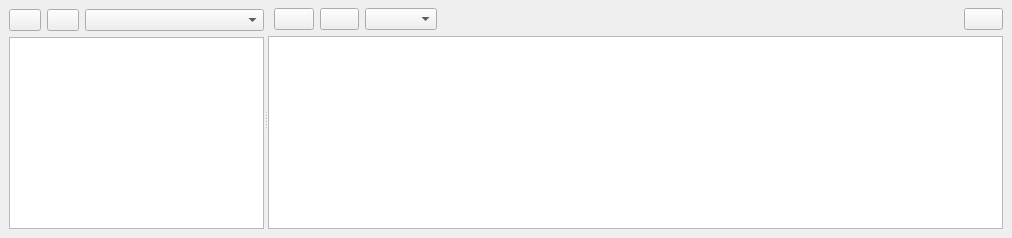
          <widget class="QWidget" name="compiledArraysTab">
           <attribute name="icon">
            <iconset resource="icons.qrc">
             <normaloff>:/Icons/icons/spmat.svg</normaloff>:/Icons/icons/spmat.svg</iconset>
           </attribute>
           <attribute name="title">
            <string>Compiled arrays</string>
           </attribute>
           <layout class="QHBoxLayout" name="horizontalLayout_7">
            <property name="leftMargin">
             <number>0</number>
            </property>
            <property name="topMargin">
             <number>0</number>
            </property>
            <property name="rightMargin">
             <number>0</number>
            </property>
            <property name="bottomMargin">
             <number>0</number>
            </property>
            <item>
             <widget class="QSplitter" name="simulationDataSplitter">
              <property name="orientation">
               <enum>Qt::Orientation::Horizontal</enum>
              </property>
              <widget class="QFrame" name="frame_28">
               <property name="frameShape">
                <enum>QFrame::Shape::NoFrame</enum>
               </property>
               <property name="frameShadow">
                <enum>QFrame::Shadow::Raised</enum>
               </property>
               <layout class="QGridLayout" name="gridLayout_19">
                <property name="rightMargin">
                 <number>0</number>
                </property>
                <item row="0" column="2" colspan="2">
                 <widget class="QComboBox" name="simulation_data_island_comboBox"/>
                </item>
                <item row="0" column="1">
                 <widget class="QPushButton" name="exportSimulationDataButton">
                  <property name="maximumSize">
                   <size>
                    <width>32</width>
                    <height>16777215</height>
                   </size>
                  </property>
                  <property name="toolTip">
                   <string>Export simulation data</string>
                  </property>
                  <property name="text">
                   <string/>
                  </property>
                  <property name="icon">
                   <iconset resource="icons.qrc">
                    <normaloff>:/Icons/icons/save.svg</normaloff>:/Icons/icons/save.svg</iconset>
                  </property>
                 </widget>
                </item>
                <item row="0" column="0">
                 <widget class="QPushButton" name="compute_simulation_data_pushButton">
                  <property name="maximumSize">
                   <size>
                    <width>32</width>
                    <height>16777215</height>
                   </size>
                  </property>
                  <property name="toolTip">
                   <string>Update the islands dispayed</string>
                  </property>
                  <property name="text">
                   <string/>
                  </property>
                  <property name="icon">
                   <iconset resource="icons.qrc">
                    <normaloff>:/Icons/icons/calculator.svg</normaloff>:/Icons/icons/calculator.svg</iconset>
                  </property>
                 </widget>
                </item>
                <item row="1" column="0" colspan="4">
                 <widget class="QTreeView" name="simulationDataStructuresTreeView">
                  <property name="animated">
                   <bool>true</bool>
                  </property>
                 </widget>
                </item>
               </layout>
              </widget>
              <widget class="QFrame" name="frame_29">
               <property name="frameShape">
                <enum>QFrame::Shape::NoFrame</enum>
               </property>
               <property name="frameShadow">
                <enum>QFrame::Shadow::Raised</enum>
               </property>
               <layout class="QGridLayout" name="gridLayout_23">
                <property name="leftMargin">
                 <number>0</number>
                </property>
                <property name="topMargin">
                 <number>8</number>
                </property>
                <item row="0" column="3">
                 <widget class="QComboBox" name="arrayModeComboBox"/>
                </item>
                <item row="0" column="5">
                 <spacer name="horizontalSpacer_23">
                  <property name="orientation">
                   <enum>Qt::Orientation::Horizontal</enum>
                  </property>
                  <property name="sizeHint" stdset="0">
                   <size>
                    <width>510</width>
                    <height>20</height>
                   </size>
                  </property>
                 </spacer>
                </item>
                <item row="1" column="0" colspan="7">
                 <widget class="QTableView" name="simulationDataStructureTableView"/>
                </item>
                <item row="0" column="1">
                 <widget class="QPushButton" name="copyArraysToNumpyButton">
                  <property name="toolTip">
                   <string>Copy to data frame to clipboard in array format</string>
                  </property>
                  <property name="text">
                   <string/>
                  </property>
                  <property name="icon">
                   <iconset resource="icons.qrc">
                    <normaloff>:/Icons/icons/array.svg</normaloff>:/Icons/icons/array.svg</iconset>
                  </property>
                 </widget>
                </item>
                <item row="0" column="6">
                 <widget class="QPushButton" name="plotArraysButton">
                  <property name="minimumSize">
                   <size>
                    <width>32</width>
                    <height>0</height>
                   </size>
                  </property>
                  <property name="toolTip">
                   <string>Plot values</string>
                  </property>
                  <property name="text">
                   <string/>
                  </property>
                  <property name="icon">
                   <iconset resource="icons.qrc">
                    <normaloff>:/Icons/icons/plot.svg</normaloff>:/Icons/icons/plot.svg</iconset>
                  </property>
                 </widget>
                </item>
                <item row="0" column="2">
                 <widget class="QPushButton" name="copyArraysButton">
                  <property name="minimumSize">
                   <size>
                    <width>32</width>
                    <height>0</height>
                   </size>
                  </property>
                  <property name="toolTip">
                   <string>Copy array to clipboard</string>
                  </property>
                  <property name="text">
                   <string/>
                  </property>
                  <property name="icon">
                   <iconset resource="icons.qrc">
                    <normaloff>:/Icons/icons/copy.svg</normaloff>:/Icons/icons/copy.svg</iconset>
                  </property>
                 </widget>
                </item>
               </layout>
              </widget>
             </widget>
            </item>
           </layout>
          </widget>
